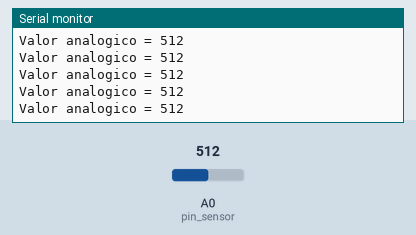
The sketch below on a simulated Arduino Uno, built with avr-gcc and run on an emulated ATmega328P. Shown: the last lines printed to the serial monitor. Inputs (shaded band) come from the test bench; at power-on: A0 (pin_sensor) = 512.

Above: at 1.2 s.
1.3 s: A0 (pin_sensor) set to 716
At 1.56 s:
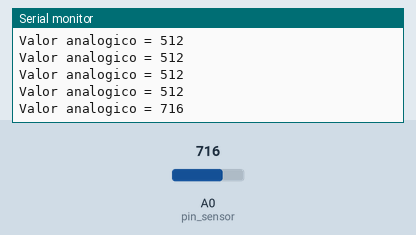
2.8 s: A0 (pin_sensor) set to 900
At 2.96 s:
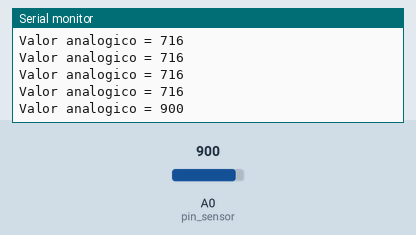
Timing chart, 0 to 5.8 s (numbered marks = the images above; inputs shaded):
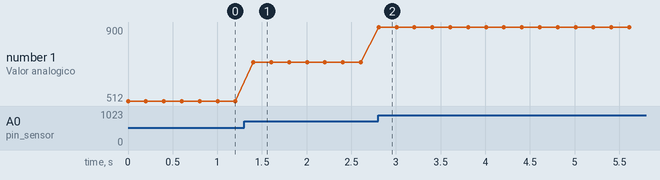

Measured:
- after the input at 1.3 s, the serial monitor: prints a new line after 0.10 s (image 1)
- after the input at 2.8 s, the serial monitor: prints a new line at once (image 2)
- plotted number 1: 512 → 716 after the input at 1.3 s, 716 → 900 after the input at 2.8 s

The sketch:

Ler_Arduino.ino
```cpp
int pin_sensor = A0;
int valor_sensor = 0;

void setup() {
  pinMode(pin_sensor, INPUT);
  Serial.begin(115200);
}

void loop() {
  valor_sensor = analogRead(pin_sensor);
  Serial.print ("Valor analogico = ");
  Serial.println(valor_sensor);
  delay(200);
}
```
